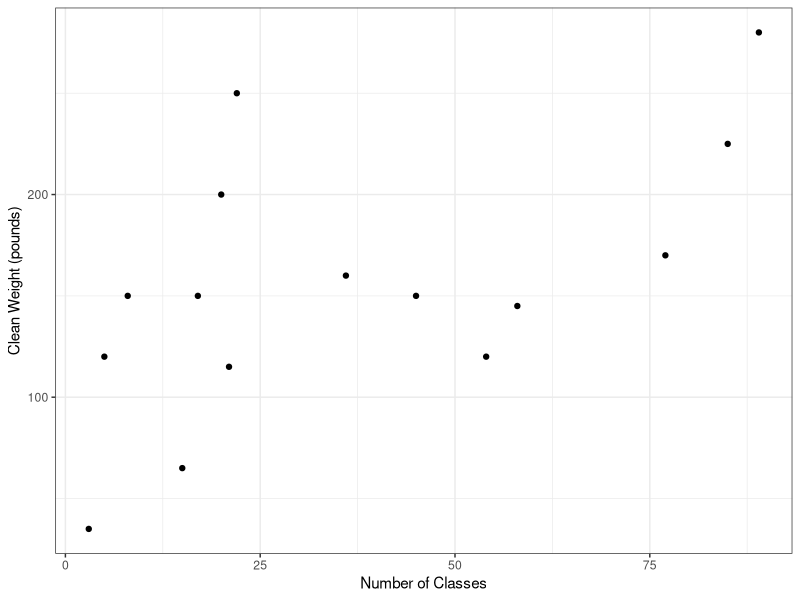
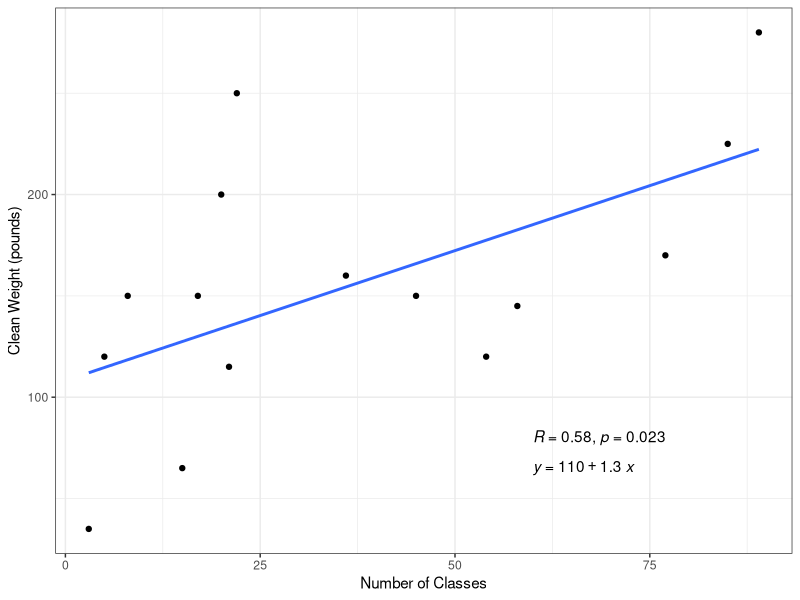
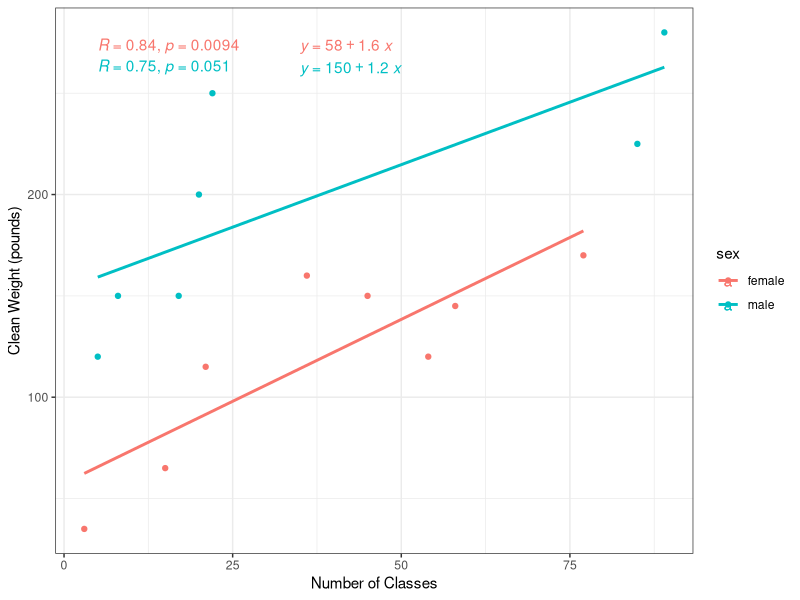

Here is the R script that generated these plots, in order:
## ---- chunk 1
knitr::opts_chunk$set(echo = TRUE, warning = FALSE, message = FALSE)

library(tidyverse)
library(ggpubr)

theme_set(theme_bw(base_size = 25))
## ---- chunk 2
mydat <- read_csv("data/crossfit.csv")

head(mydat)
## ---- chunk 3
ggplot(mydat, aes(x=classes, y=clean_weight)) +
  geom_point() +
  theme_bw() +
  labs(x = "Number of Classes", y = "Clean Weight (pounds)")
## ---- chunk 4
ggplot(mydat, aes(x=classes, y=clean_weight)) +
  geom_point() +
  theme_bw() +
  labs(x = "Number of Classes", y = "Clean Weight (pounds)") +
  geom_smooth(method = "lm", se = FALSE)  +
  stat_cor(label.x = 60, label.y = 80) +
  stat_regline_equation(label.x = 60, label.y = 65) 
## ---- chunk 5
ggplot(mydat, aes(x=classes, y=clean_weight, color=sex)) +
  geom_point() +
  theme_bw() +
  labs(x = "Number of Classes", y = "Clean Weight (pounds)") +
  geom_smooth(method = "lm", se = FALSE)  +
  stat_cor(aes(color = sex), label.x = 5) +
  stat_regline_equation(aes(color = sex), label.x = 35) 
